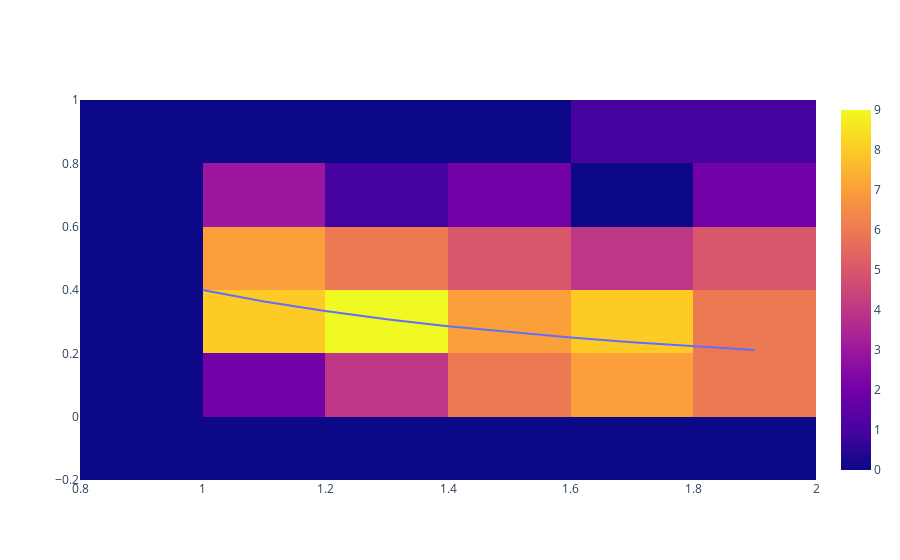

Notebook cell for this chart:
### Code cell
df_rho = pd.concat(list_sim_stats)
df_rho.to_csv('rho.csv')
#df_rho = pd.read_csv('test.csv')

df_rho['Predicted_H_Share'] = 1/((1+df_rho['epsilon'])*(df_rho['rho']))
df_rho['Predicted_Exposure'] = 1/(df_rho['p_SES_high']*(1+df_rho['epsilon']))
df_rho['Predicted_Friend_Bias'] = (df_rho['epsilon']*(df_rho['rho']-1))/(df_rho['epsilon']*df_rho['rho']+1)


#df_rho.to_csv('test.csv')
heatmap = px.density_heatmap(x=df_rho['rho'], y=df_rho['H_Share'], range_x=[1,2], range_y=[0,1])
lines = px.line(x=df_rho['rho'], y=df_rho['Predicted_H_Share'], range_x=[1,2], range_y=[0,1])

fig = go.Figure(data = heatmap.data + lines.data)
fig.show()
